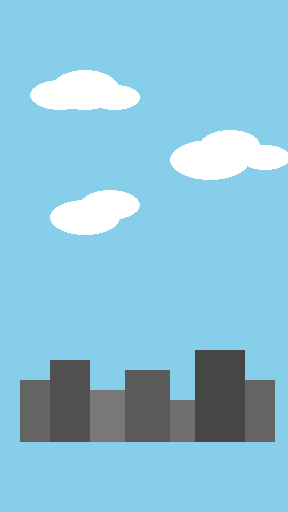

Write the Python code that produced this figure.
import pygame
import os

# Create the background image
def create_background():
    # Create a surface for the background
    background = pygame.Surface((288, 512))
    
    # Fill the background with sky blue
    background.fill((135, 206, 235))
    
    # Draw some clouds
    pygame.draw.ellipse(background, (255, 255, 255), (30, 80, 60, 30))
    pygame.draw.ellipse(background, (255, 255, 255), (50, 70, 70, 40))
    pygame.draw.ellipse(background, (255, 255, 255), (90, 85, 50, 25))
    
    pygame.draw.ellipse(background, (255, 255, 255), (170, 140, 80, 40))
    pygame.draw.ellipse(background, (255, 255, 255), (200, 130, 60, 30))
    pygame.draw.ellipse(background, (255, 255, 255), (240, 145, 50, 25))
    
    pygame.draw.ellipse(background, (255, 255, 255), (50, 200, 70, 35))
    pygame.draw.ellipse(background, (255, 255, 255), (80, 190, 60, 30))
    
    # Draw some distant buildings
    pygame.draw.rect(background, (100, 100, 100), (20, 380, 30, 62))
    pygame.draw.rect(background, (80, 80, 80), (50, 360, 40, 82))
    pygame.draw.rect(background, (120, 120, 120), (90, 390, 35, 52))
    pygame.draw.rect(background, (90, 90, 90), (125, 370, 45, 72))
    pygame.draw.rect(background, (110, 110, 110), (170, 400, 25, 42))
    pygame.draw.rect(background, (70, 70, 70), (195, 350, 50, 92))
    pygame.draw.rect(background, (100, 100, 100), (245, 380, 30, 62))
    
    # Save the background image
    if not os.path.exists('static/images'):
        os.makedirs('static/images')
    
    pygame.image.save(background, 'static/images/background.png')
    return 'static/images/background.png'

if __name__ == "__main__":
    pygame.init()
    create_background()
    pygame.quit()
